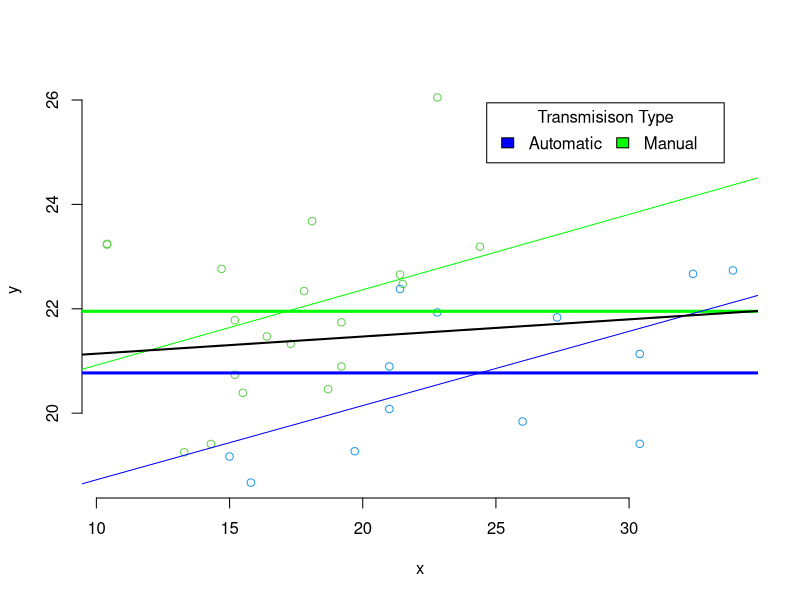
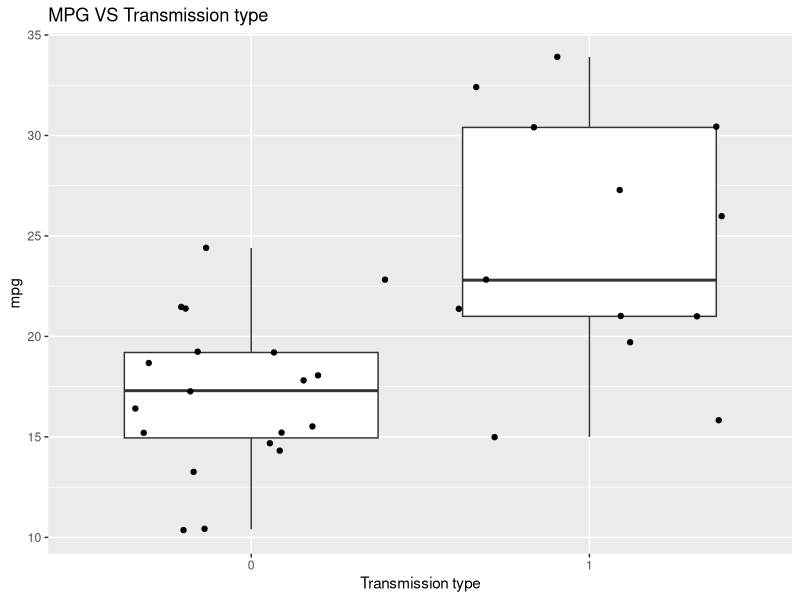
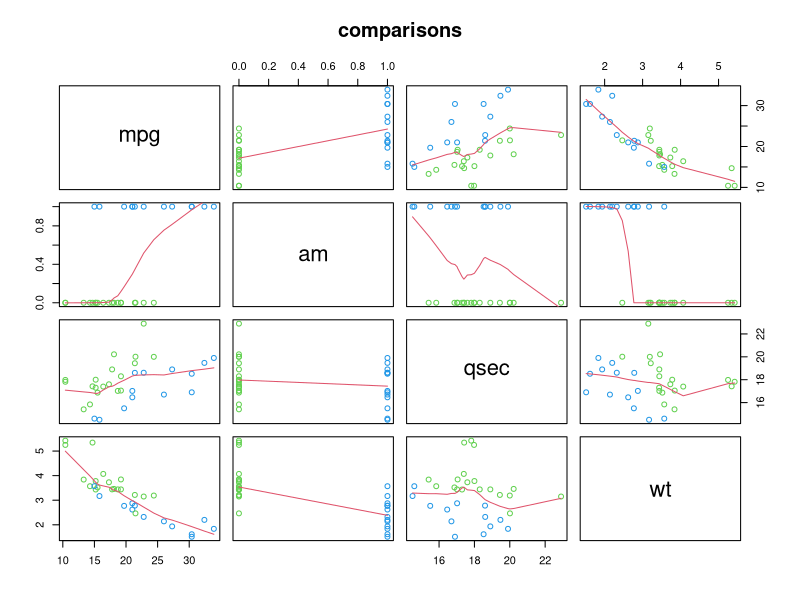
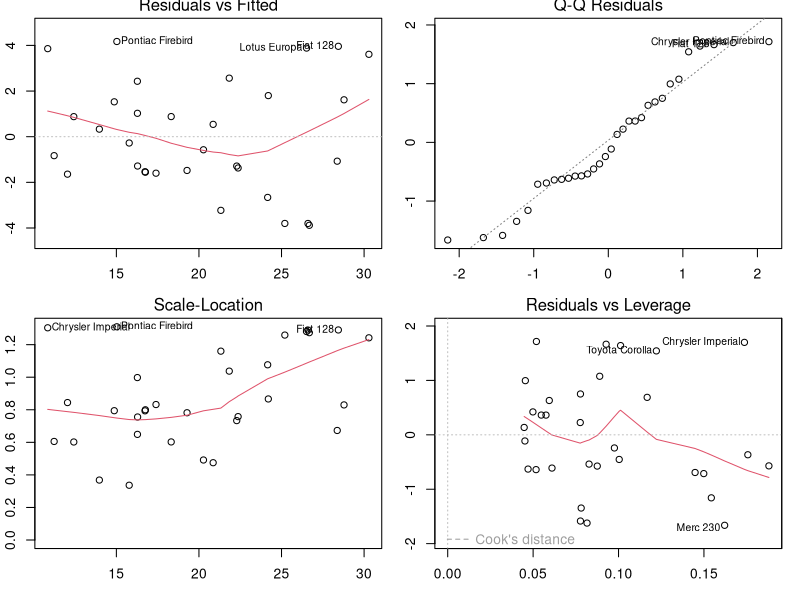

The R script that drew these images, in order:
## ---- chunk 1
library(ggplot2)
data(mtcars)
data<-mtcars
## ---- chunk 2
str(mtcars)
colnames(mtcars)
## ---- chunk 3
temp<-summary(lm(data=data,mpg~.-1))$coeff
temp[order(temp[,"Pr(>|t|)"]),][1:3,]
## ---- chunk 4
ImprovedData<-mtcars[,c("mpg","am","qsec","wt")]
temp<-summary(lm(data=ImprovedData,mpg~.-1))$coeff
temp[order(temp[,"Pr(>|t|)"]),]
## ---- chunk 5
fit<-lm(data=ImprovedData,mpg~.-1)
fit
## ---- chunk 6
par(mfrow = c(1, 1)); x<-mtcars$mpg; y<-mtcars$am+mtcars$wt+mtcars$qsec
plot(x,y,frame = FALSE,col=mtcars$am+3,cex=1,bg = "salmon")
abline(h = mean(y[mtcars$am==0]), lwd = 3,col="green"); abline(h = mean(y[mtcars$am==1]), lwd = 3,col="blue")
fit1<-lm(I(y[mtcars$am==0])~I(x[mtcars$am==0])); abline(fit1,col="green")
fit2<-lm(I(y[mtcars$am==1])~I(x[mtcars$am==1])); abline(fit2,col="blue")
abline(lm(y~x),lwd=2)
legend("topright", inset=.05, title="Transmisison Type",c("Automatic","Manual"), fill=c("Blue","Green"), horiz=TRUE)
## ---- chunk 7
coeff <-summary(lm(mpg~.-1, data = ImprovedData))$coeff
CInterval <- coeff["am", 1] + c(-1, 1) * qt(0.975, df = lm(mpg~.-1, data = ImprovedData)$df) # coeff["am",2]
CInterval
## ---- chunk 8
p <- ggplot(mtcars, aes(factor(am), mpg))
p + geom_boxplot() + geom_jitter()+ggtitle("MPG VS Transmission type")+xlab("Transmission type")
## ---- chunk 9
pairs(ImprovedData, panel = panel.smooth, main = "comparisons",col=3+ImprovedData$am)
## ---- chunk 10
par(mfrow = c(2, 2)); par(mar=c(3.1,2.1,1.1,1.1))
fit <- lm(mpg ~ . -1, data = ImprovedData); plot(fit)
